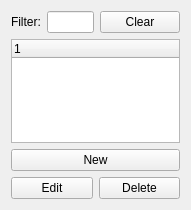
       <widget class="QWidget" name="page_6">
        <property name="geometry">
         <rect>
          <x>0</x>
          <y>0</y>
          <width>191</width>
          <height>210</height>
         </rect>
        </property>
        <attribute name="label">
         <string>Durations</string>
        </attribute>
        <layout class="QVBoxLayout" name="verticalLayout_8">
         <item>
          <layout class="QHBoxLayout" name="horizontalLayout_7">
           <item>
            <widget class="QLabel" name="label_26">
             <property name="text">
              <string>Filter:</string>
             </property>
            </widget>
           </item>
           <item>
            <widget class="QLineEdit" name="duration_filter_text"/>
           </item>
           <item>
            <widget class="QPushButton" name="duration_filter_clear">
             <property name="text">
              <string>Clear</string>
             </property>
            </widget>
           </item>
          </layout>
         </item>
         <item>
          <widget class="QTreeWidget" name="duration_list">
           <column>
            <property name="text">
             <string>1</string>
            </property>
           </column>
          </widget>
         </item>
         <item>
          <layout class="QGridLayout">
           <item row="1" column="1">
            <widget class="QPushButton" name="duration_delete_button">
             <property name="text">
              <string>Delete</string>
             </property>
             <property name="icon">
              <iconset resource="../../ufwi-rpcc-qt/resources/ufwi-rpcc-qt.qrc">
               <normaloff>:/icons/delete.png</normaloff>:/icons/delete.png</iconset>
             </property>
            </widget>
           </item>
           <item row="1" column="0">
            <widget class="QPushButton" name="duration_modify_button">
             <property name="text">
              <string>Edit</string>
             </property>
             <property name="icon">
              <iconset resource="../../ufwi-rpcc-qt/resources/ufwi-rpcc-qt.qrc">
               <normaloff>:/icons/edit.png</normaloff>:/icons/edit.png</iconset>
             </property>
            </widget>
           </item>
           <item row="0" column="0" colspan="2">
            <widget class="QPushButton" name="duration_create_button">
             <property name="text">
              <string>New</string>
             </property>
             <property name="icon">
              <iconset resource="../../ufwi-rpcc-qt/resources/ufwi-rpcc-qt.qrc">
               <normaloff>:/icons/add.png</normaloff>:/icons/add.png</iconset>
             </property>
            </widget>
           </item>
          </layout>
         </item>
        </layout>
       </widget>
